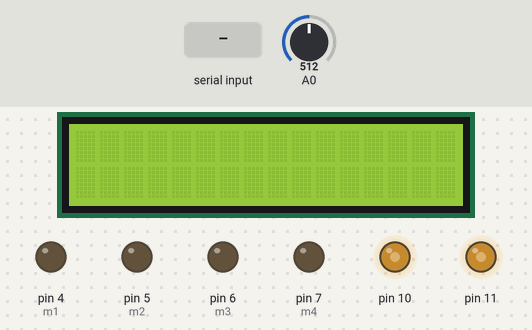
Simulated run of this sketch. Board: Arduino Uno, built with avr-gcc and run on an emulated ATmega328P. Shown: 16×2 character LCD, output pins drawn as LEDs (lit = HIGH). Inputs (shaded band) come from the test bench; at power-on: A0 = 512.

Above: at 1.2 s.
1.3 s: "F" received over Serial
At 2.4 s:
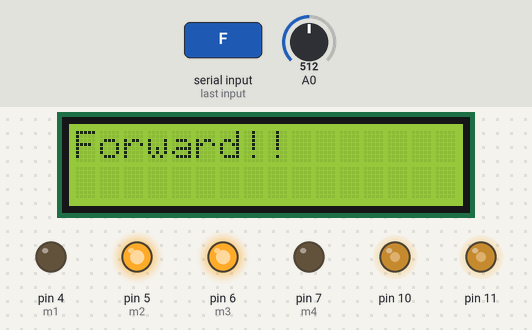
2.9 s: "R" received over Serial
At 3.5 s:
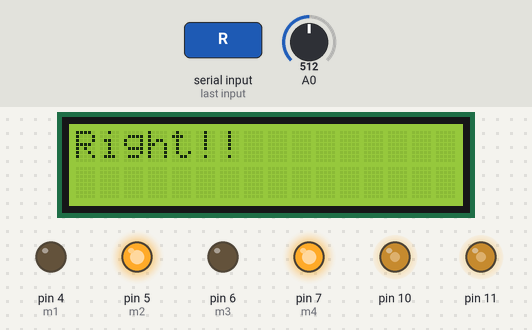
4.5 s: "L" received over Serial
At 5.8 s:
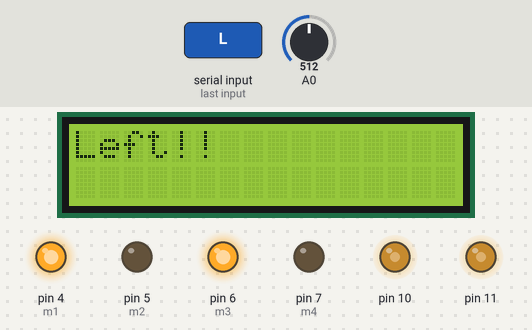
6.1 s: "G" received over Serial
At 7.3 s:
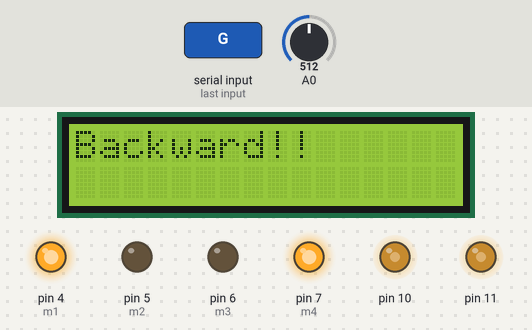
7.7 s: "S" received over Serial
At 8.3 s:
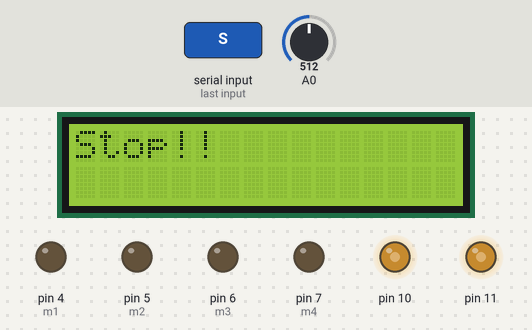
9.3 s: A0 set to 716
At 10.3 s:
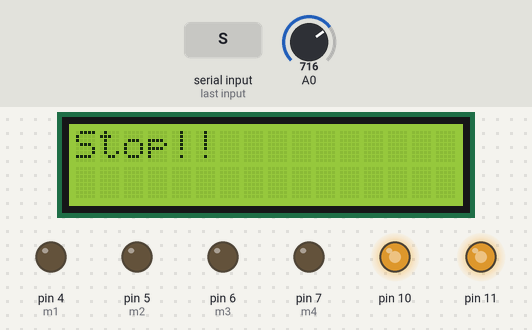
Timing chart, 0 to 11.8 s (numbered marks = the images above; inputs shaded):
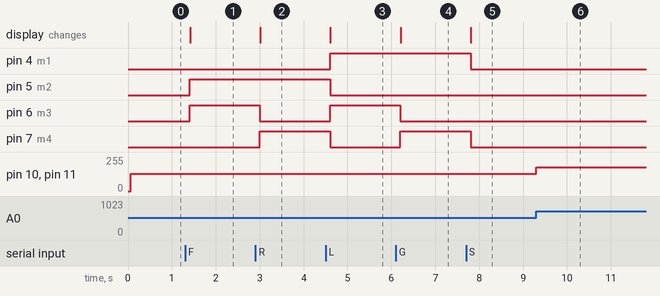

Measured:
- after the input at 1.3 s, pin 5 (m2), pin 6 (m3): LOW → HIGH after 0.10 s; the display: changes after 0.11 s (image 1)
- after the input at 2.9 s, pin 6 (m3): HIGH → LOW after 0.10 s; pin 7 (m4): LOW → HIGH after 0.10 s; the display: changes after 0.11 s (image 2)
- after the input at 4.5 s, pin 4 (m1), pin 6 (m3): LOW → HIGH after 0.10 s; pin 5 (m2), pin 7 (m4): HIGH → LOW after 0.10 s; the display: changes after 0.11 s (image 3)
- after the input at 6.1 s, pin 6 (m3): HIGH → LOW after 0.10 s; pin 7 (m4): LOW → HIGH after 0.10 s; the display: changes after 0.11 s (image 4)
- after the input at 7.7 s, pin 4 (m1), pin 7 (m4): HIGH → LOW after 0.10 s; the display: changes after 0.11 s (image 5)
- after the input at 9.3 s, pin 10, pin 11: 128/255 → 179/255 at once

The sketch:

CAR_WITH_LCD_DISPLAY.ino
```cpp
// C++ code
//
#include <LiquidCrystal_I2C.h>
#include <Wire.h>

LiquidCrystal_I2C lcd(0x27, 16, 2);

int m1 = 4;
int m2 = 5;
int m3 = 6;
int m4 = 7;
int IR1 = 3;

char input;

void setup() {
  pinMode(m1, OUTPUT);
  pinMode(m2, OUTPUT);
  pinMode(m3, OUTPUT);
  pinMode(m4, OUTPUT);
  pinMode(IR1, INPUT);
  pinMode(10, OUTPUT);
  pinMode(11, OUTPUT);

  Serial.begin(9600);
  lcd.begin();
}

void loop() {
  int potentiometer = analogRead(A0);
  int potent = potentiometer / 4;

  analogWrite(10, potent);
  analogWrite(11, potent);

  if (digitalRead(IR1 == HIGH)) {
    stop();
    backward();
    delay(2000);
  } else {
    if (Serial.available()) {
      delay(100);
      lcd.clear();

      while (Serial.available()) {
        input = Serial.read();

        if (input == 'F') {
          forward();
          lcd.print("Forward!!");
        } else if (input == 'R') {
          right();
          lcd.print("Right!!");
        } else if (input == 'L') {
          left();
          lcd.print("Left!!");
        } else if (input == 'G') {
          backward();
          lcd.print("Backward!!");
        } else if (input == 'S') {
          stop();
          lcd.print("Stop!!");
        }
      }
    }
  }
}

void forward() {
  digitalWrite(m2, HIGH);
  digitalWrite(m1, LOW);
  digitalWrite(m3, HIGH);
  digitalWrite(m4, LOW);
}

void backward() {
  digitalWrite(m2, LOW);
  digitalWrite(m1, HIGH);
  digitalWrite(m3, LOW);
  digitalWrite(m4, HIGH);
}

void left() {
  digitalWrite(m2, LOW);
  digitalWrite(m1, HIGH);
  digitalWrite(m3, HIGH);
  digitalWrite(m4, LOW);
}

void right() {
  digitalWrite(m2, HIGH);
  digitalWrite(m1, LOW);
  digitalWrite(m3, LOW);
  digitalWrite(m4, HIGH);
}

void stop() {
  digitalWrite(m2, LOW);
  digitalWrite(m1, LOW);
  digitalWrite(m3, LOW);
  digitalWrite(m4, LOW);
}
```
